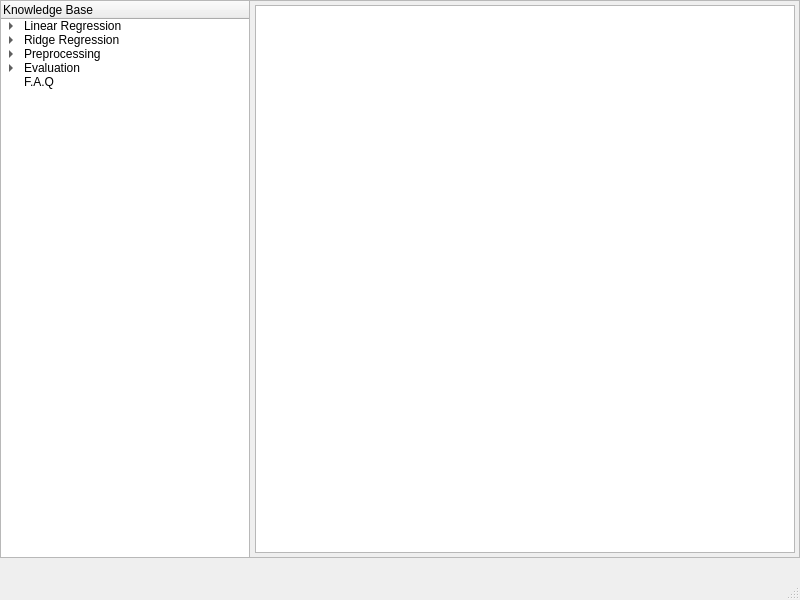
<?xml version="1.0" encoding="UTF-8"?>
<ui version="4.0">
 <class>kb_window</class>
 <widget class="QMainWindow" name="kb_window">
  <property name="geometry">
   <rect>
    <x>0</x>
    <y>0</y>
    <width>800</width>
    <height>600</height>
   </rect>
  </property>
  <property name="windowTitle">
   <string>MainWindow</string>
  </property>
  <widget class="QWidget" name="kb_central_widget">
   <widget class="QFrame" name="kb_central_frame">
    <property name="geometry">
     <rect>
      <x>0</x>
      <y>0</y>
      <width>800</width>
      <height>558</height>
     </rect>
    </property>
    <property name="frameShape">
     <enum>QFrame::StyledPanel</enum>
    </property>
    <property name="frameShadow">
     <enum>QFrame::Raised</enum>
    </property>
    <widget class="QTreeWidget" name="kb_tree_list">
     <property name="geometry">
      <rect>
       <x>0</x>
       <y>0</y>
       <width>250</width>
       <height>558</height>
      </rect>
     </property>
     <column>
      <property name="text">
       <string>Knowledge Base</string>
      </property>
     </column>
     <item>
      <property name="text">
       <string>Linear Regression</string>
      </property>
      <item>
       <property name="text">
        <string>Formula</string>
       </property>
      </item>
      <item>
       <property name="text">
        <string>Description</string>
       </property>
      </item>
     </item>
     <item>
      <property name="text">
       <string>Ridge Regression</string>
      </property>
      <item>
       <property name="text">
        <string>Formula</string>
       </property>
      </item>
      <item>
       <property name="text">
        <string>Description</string>
       </property>
      </item>
     </item>
     <item>
      <property name="text">
       <string>Preprocessing</string>
      </property>
      <item>
       <property name="text">
        <string>Standardisation</string>
       </property>
      </item>
     </item>
     <item>
      <property name="text">
       <string>Evaluation</string>
      </property>
      <item>
       <property name="text">
        <string>Mean Absolute Error (MAE)</string>
       </property>
      </item>
      <item>
       <property name="text">
        <string>Mean Squared Error (MSE)</string>
       </property>
      </item>
      <item>
       <property name="text">
        <string>R-Squared (R2)</string>
       </property>
      </item>
     </item>
     <item>
      <property name="text">
       <string>F.A.Q</string>
      </property>
     </item>
    </widget>
    <widget class="QTextBrowser" name="kb_browser">
     <property name="geometry">
      <rect>
       <x>255</x>
       <y>5</y>
       <width>540</width>
       <height>548</height>
      </rect>
     </property>
    </widget>
   </widget>
  </widget>
  <widget class="QMenuBar" name="menubar">
   <property name="geometry">
    <rect>
     <x>0</x>
     <y>0</y>
     <width>800</width>
     <height>20</height>
    </rect>
   </property>
  </widget>
  <widget class="QStatusBar" name="statusbar"/>
 </widget>
 <resources/>
 <connections/>
</ui>
